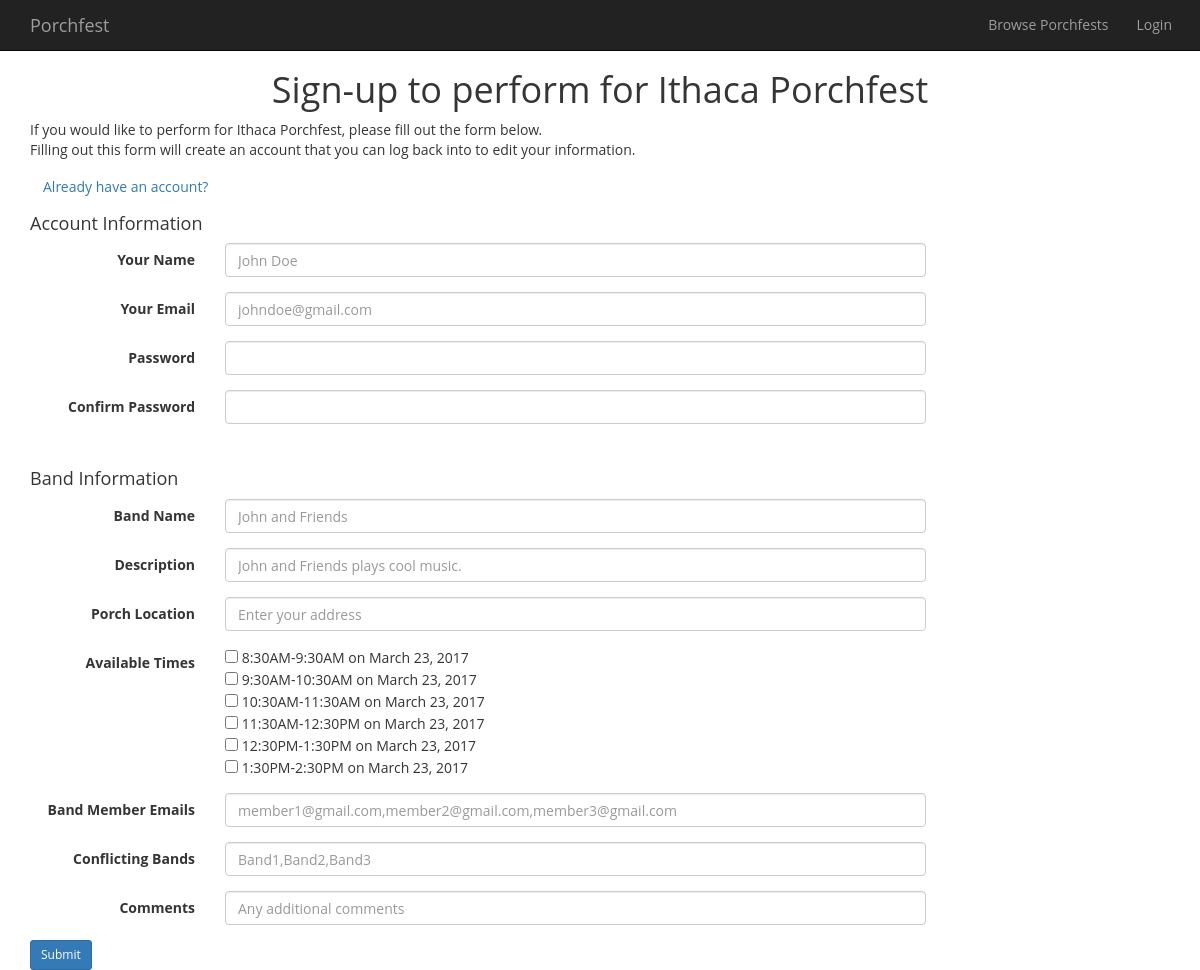
Screenshot of /bandsignup.php with the database file from the repository.
### tables this page shows
CREATE TABLE IF NOT EXISTS `porchfesttimeslots` (
`TimeslotID` int(11) NOT NULL,
  `PorchfestID` int(11) NOT NULL,
  `StartTime` datetime NOT NULL,
  `EndTime` datetime NOT NULL
);

### html/bandsignup.php (the view, shortened to what this page needs)
<!DOCTYPE html>
<html lang="en">
<head>
  <?php require_once "../php/modules/stdHead.php" ?>
</head>
<body>
  <div class="container">
    <?php require_once "../php/modules/navigation.php"; ?>
    <div class="row">
      <h1 style="text-align:center;"> Sign-up to perform for Ithaca Porchfest </h1>
    </div>
    <p> If you would like to perform for Ithaca Porchfest, please fill out the form below.
      <br>Filling out this form will create an account that you can log back into to edit your information.
    </p>
    <button type="button" class="btn btn-link" data-toggle="modal" data-target="#myModal">
      Already have an account?
    </button>
    <form role="form" class="form-horizontal" action="bandsignup.php" method="POST">
      <h4> Account Information </h4>
      <div class="form-group">
          <label for="name" class="col-sm-2 control-label"> Your Name </label>
          <div class="col-sm-10">
              <div class="row">
                  <div class="col-md-9">
                      <input name="username" type="text" class="form-control" placeholder="John Doe" />
                  </div>
              </div>
          </div>
      </div>
      <div class="form-group">
          <label for="name" class="col-sm-2 control-label"> Your Email </label>
          <div class="col-sm-10">
              <div class="row">
                  <div class="col-md-9">
                      <input name="email" type="text" class="form-control" placeholder="johndoe@gmail.com" />
                  </div>
              </div>
          </div>
      </div>
      <div class="form-group">
          <label for="name" class="col-sm-2 control-label"> Password </label>
          <div class="col-sm-10">
              <div class="row">
                  <div class="col-md-9">
                      <input name="password" type="password" class="form-control" />
                  </div>
              </div>
          </div>
      </div>
      <div class="form-group">
          <label for="name" class="col-sm-2 control-label"> Confirm Password </label>
          <div class="col-sm-10">
              <div class="row">
                  <div class="col-md-9">
                      <input type="password" class="form-control" />
                  </div>
              </div>
          </div>
      </div>
      <br>
      <h4> Band Information </h4>
      <div class="form-group">
          <label for="name" class="col-sm-2 control-label"> Band Name </label>
          <div class="col-sm-10">
              <div class="row">
                  <div class="col-md-9">
                      <input name="bandname" type="text" class="form-control" placeholder="John and Friends" />
                  </div>
              </div>
          </div>
      </div>
      <div class="form-group">
          <label for="name" class="col-sm-2 control-label"> Description </label>
          <div class="col-sm-10">
              <div class="row">
                  <div class="col-md-9">
                      <input name="banddescription" type="text" class="form-control" placeholder="John and Friends plays cool music." />
                  </div>
              </div>
          </div>
      </div>
      <div class="form-group">
          <label for="name" class="col-sm-2 control-label"> Porch Location </label>
          <div class="col-sm-10">
              <div class="row">
                  <div class="col-md-9">
                      <input name="porchlocation" id="autocomplete" class="form-control" placeholder="Enter your address" onFocus="geolocate()" type="text"></input>
                  </div>
              </div>
          </div>
      </div>
      <div class="form-group">
          <label for="name" class="col-sm-2 control-label"> Available Times </label>
          <div class="col-sm-10">
              <div class="row">
                  <div class="col-md-9">
          <?php
            $conn = $mysqli = new mysqli(DB_HOST, DB_USER, DB_PASSWORD, DB_NAME);
            $sql = "SELECT * FROM porchfesttimeslots WHERE PorchfestID = '1' ORDER BY StartTime;";
            $result = $conn->query($sql);
            while($timeslot = $result->fetch_assoc()) {
              $starttime = date_format(date_create($timeslot['StartTime']), 'g:iA');
              $endtime = date_format(date_create($timeslot['EndTime']), 'g:iA');
              $day = date_format(date_create($timeslot['StartTime']), 'F j, Y');
              echo "<input name='available[]' type='checkbox' value='" . $timeslot['TimeslotID'] . "' />" . " " . $starttime .
                    "-" . $endtime . " on " . $day . "<br>";
            }
          ?>
                  </div>
              </div>
          </div>
      </div>
      <div class="form-group">
          <label for="name" class="col-sm-2 control-label"> Band Member Emails </label>
          <div class="col-sm-10">
              <div class="row">
                  <div class="col-md-9">
                      <input name="bandmembers" type="text" class="form-control" placeholder="member1@gmail.com,member2@gmail.com,member3@gmail.com" />
                  </div>
              </div>
          </div>
      </div>
      <div class="form-group">
          <label for="name" class="col-sm-2 control-label"> Conflicting Bands </label>
          <div class="col-sm-10">
              <div class="row">
                  <div class="col-md-9">
                      <input name="bandconflicts" type="text" class="form-control" placeholder="Band1,Band2,Band3" />
                  </div>
              </div>
          </div>
      </div>
      <div class="form-group">
          <label for="name" class="col-sm-2 control-label"> Comments </label>
          <div class="col-sm-10">
              <div class="row">
                  <div class="col-md-9">
                      <input name="bandcomment" type="text" class="form-control" placeholder="Any additional comments" />
                  </div>
              </div>
          </div>
      </div>
      <button type="submit" class="btn btn-primary btn-sm"> Submit </button>
    </form>
  </div>
</body>
</html>

### html/css/style.css (style rules this page uses)
body { font-family: 'Open Sans', sans-serif; color: #353535; padding-top: 50px; }

### rows the page displays
porchfesttimeslots: StartTime "8:30AM", EndTime "9:30AM", StartTime "March 23, 2017"
porchfesttimeslots: StartTime "9:30AM", EndTime "10:30AM", StartTime "March 23, 2017"
porchfesttimeslots: StartTime "10:30AM", EndTime "11:30AM", StartTime "March 23, 2017"
porchfesttimeslots: StartTime "11:30AM", EndTime "12:30PM", StartTime "March 23, 2017"
porchfesttimeslots: StartTime "12:30PM", EndTime "1:30PM", StartTime "March 23, 2017"
porchfesttimeslots: StartTime "1:30PM", EndTime "2:30PM", StartTime "March 23, 2017"
